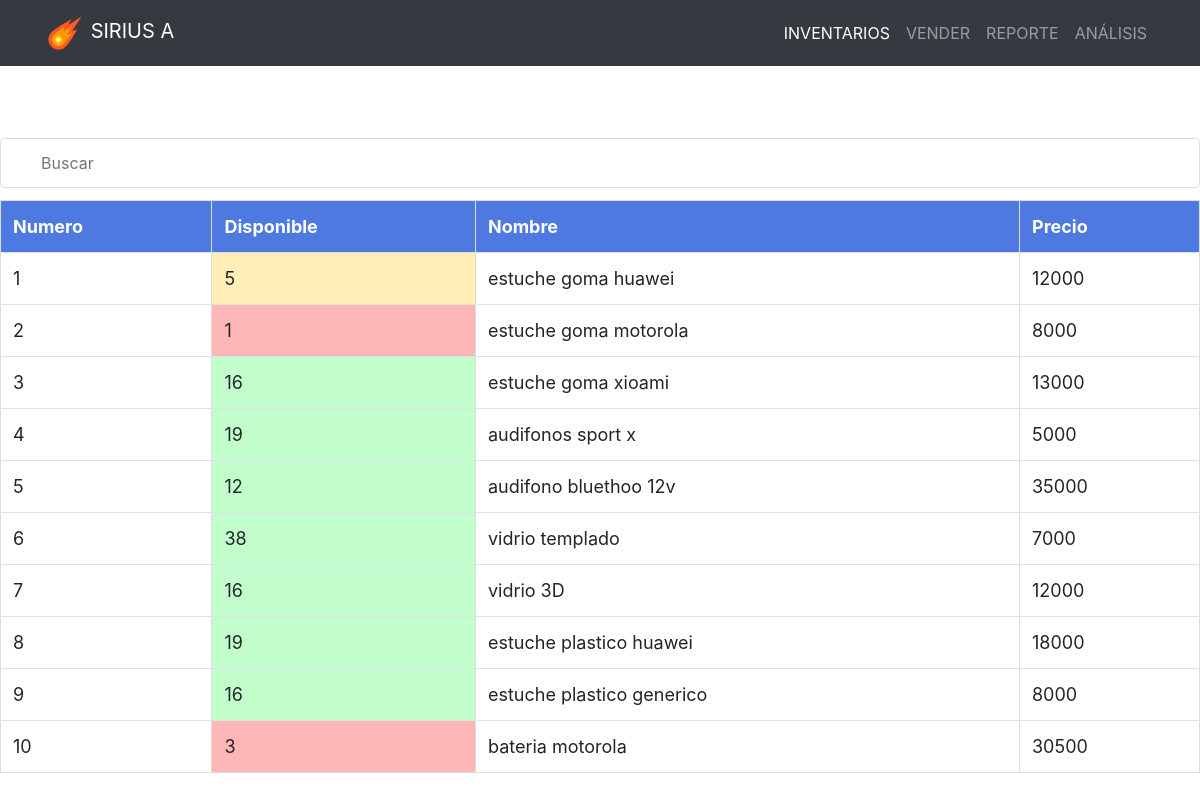
Page /inventario on the committed database.
### tables this page shows
CREATE TABLE `PRODUCTOS` (
	`ID`	INTEGER NOT NULL,
	`CANTIDAD`	INTEGER NOT NULL,
	`NOMBRE`	TEXT NOT NULL,
	`PRECIO`	INTEGER NOT NULL,
	PRIMARY KEY(`ID`)
);

### servidor.py (the view)
@app.route('/inventario')
def inventario():
    encabezado=["ID","Cantidad Disponible","Descripción del producto","Precio de venta"]
    items=principal.MotorSQL().MostrarDatos()
    return render_template('inventario.html',columns=encabezado,items=items)

### principal.py (called while the page is built)
    def MostrarDatos(self,mostrar=0):
        self.cursor.execute("SELECT * FROM PRODUCTOS")
        loadData=self.cursor.fetchall()
        self.conexion.close()
        if mostrar==1:
            for data in loadData:
                print(data)
        else:
            return loadData

### templates/inventario.html (shortened to what this page needs)
<!doctype html>
<html lang="en">
  <head>
    <link rel="stylesheet" href="{{ url_for('static',filename='bootstrap/dist/css/bootstrap.min.css') }}">
    <link rel="stylesheet" href="{{ url_for('static',filename='css/main.css') }}">
  </head>
    <nav class="navbar navbar-expand-lg navbar-dark bg-dark static-top">
      <div class="container">
        <a class="navbar-brand" href="/">
              <img src="{{ url_for('static',filename='logo.png') }}" height="40px" alt=""> SIRIUS A
            </a>
        <div class="collapse navbar-collapse" id="navbarResponsive">
          <ul class="navbar-nav ml-auto">
            <li class="nav-item ">
              <a class="nav-link active" href="#">INVENTARIOS</a>
            </li>
            <li class="nav-item ">
              <a class="nav-link" href="vender">VENDER</a>
            </li>
            <li class="nav-item">
              <a class="nav-link" href="reporte">REPORTE</a>
            </li>
            <li class="nav-item">
              <a class="nav-link" href="analisis">ANÁLISIS</a>
            </li>
          </ul>
        </div>
      </div>
    </nav>
    <br>
<br><br>
    <input type="text" id="myInput" onkeyup="myFunction()" placeholder="Buscar" border-color="black">
    <table class="table" id="myTable" border="4">
      <tr class="header">
        <th >Numero</th>
        <th>Disponible</th>
        <th>Nombre</th>
        <th>Precio</th>
      </tr>
     {%- for row in items %}
        <tr>
        {% set count = {'value': 0} %}
        {%- for sub in row %}
              {% if count.value==2 %}
                  {% if sub < 5 %}
                    <td bgcolor="#ffb6b6" color="white">{{sub}}</td>
                  {% elif sub >4 and sub<10%}
                    <td bgcolor="#ffeeb6">{{sub}}</td>
                  {% else %}
                    <td bgcolor="#c3ffcd" color="white">{{sub}}</td>
                  {% endif %}
              {% else %}
              <td>{{sub}}</td>
          {% endif %}
        {%- endfor %}
        </tr>
     {%- endfor %}
   </table>

### static/css/main.css (style rules this page uses)
th { background-color: #4d79e1; color: white; }
input { border-radius: 4px; width:20%; }
#myInput { background-image: url('/css/searchicon.png'); background-position: 10px 12px; background-repeat: no-repeat; width: 100%; font-size: 16px; padding: 12px 20px 12px 40px; border: 1px solid #ddd; margin-bottom: 12px; }
#myTable { border-collapse: collapse; width: 100%; border: 1px solid #ddd; font-size: 18px; }
#myTable th, #myTable td { text-align: left; padding: 12px; }
#myTable tr { border-bottom: 1px solid #ddd; }
#myTable tr.header, #myTable tr:hover { background-color: #f1f1f1; }

### rows in the picture
PRODUCTOS: row "1", row "5", NOMBRE "estuche goma huawei", PRECIO "12000"
PRODUCTOS: row "2", row "1", NOMBRE "estuche goma motorola", PRECIO "8000"
PRODUCTOS: row "3", row "16", NOMBRE "estuche goma xioami", PRECIO "13000"
PRODUCTOS: row "4", row "19", NOMBRE "audifonos sport x", PRECIO "5000"
PRODUCTOS: row "5", row "12", NOMBRE "audifono bluethoo 12v", PRECIO "35000"
PRODUCTOS: row "6", row "38", NOMBRE "vidrio templado", PRECIO "7000"
PRODUCTOS: row "7", row "16", NOMBRE "vidrio 3D", PRECIO "12000"
PRODUCTOS: row "8", row "19", NOMBRE "estuche plastico huawei", PRECIO "18000"
PRODUCTOS: row "9", row "16", NOMBRE "estuche plastico generico", PRECIO "8000"
PRODUCTOS: row "10", row "3", NOMBRE "bateria motorola", PRECIO "30500"
